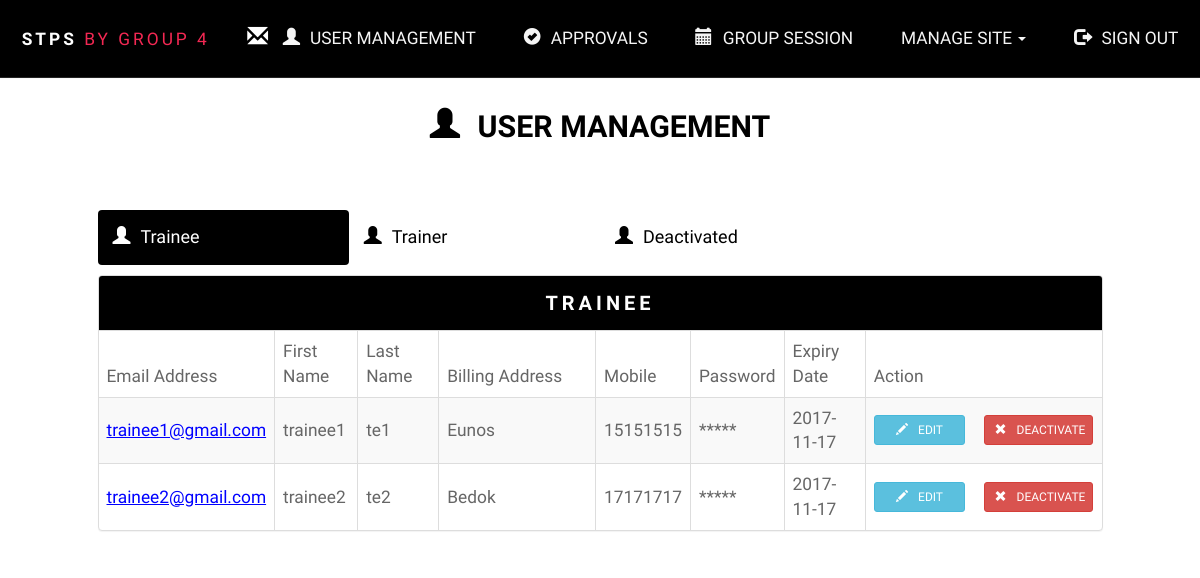
The app's page /administrator/user-management.php, older data.
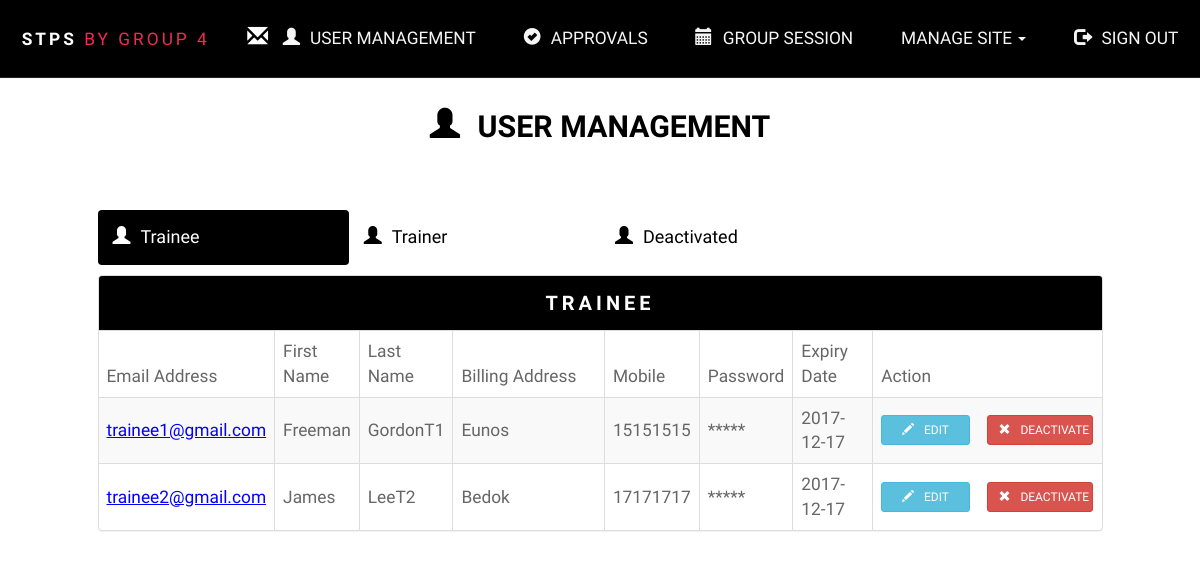
The same page, newer data.
### tables this page shows
CREATE TABLE IF NOT EXISTS `users` (
  `email` varchar(255) NOT NULL,
  `firstName` varchar(35) NOT NULL,
  `lastName` varchar(35) NOT NULL,
  `phoneNumber` int(8) NOT NULL,
  `profilePicture` varchar(255) NOT NULL,
  `role` varchar(10) NOT NULL,
  `password` varchar(50) NOT NULL,
  `status` int(1) NOT NULL,
  `address` varchar(255) NOT NULL,
  `subscription` int(2) NOT NULL,
  `registerDate` date NOT NULL,
  `expiryDate` date NOT NULL,
  `featuredStatus` int(1) NOT NULL,
  `profileBio` varchar(255) NOT NULL,
  `bondTo` varchar(255) NOT NULL
);

### administrator/loadUserInfo.php (the view, shortened to what this page needs)
<?php
function getTrainee() {
    require('../database/dbconfig.php');
    $sql = "SELECT * FROM users WHERE role = 'trainee' and status = 1";
    $req = $conn->prepare($sql);
    $req->execute();
    $rows = $req->fetchAll();
    if (!empty($rows)) {
        foreach ($rows as $row):
            $role = "trainee";
            $email = $row['email'];
            $firstName = $row['firstName'];
            $lastName = $row['lastName'];
            $address = $row['address'];
            $mobile = $row['phoneNumber'];
            $password = $row['password'];
            $expiryDate = $row['expiryDate'];
            $registerDate=$row['registerDate'];
            $profileBio=$row['profileBio'];
            $profilePicture = $row['profilePicture'];
            echo "<tr>";
            echo "<td class=\"col-md-2\">"
            . "<a data-toggle=\"modal\" data-target=\"#viewUserModal\" onclick=\"setViewInfo('$email','$firstName', '$lastName', '$address', '$mobile','$registerDate','$profileBio','$profilePicture', '$role')\" style=\"color:blue;\"><U>$email</U></a>"
            . "</td>";
            echo "<td class=\"col-md-1\">$firstName</td>";
            echo "<td class=\"col-md-1\">$lastName</td>";
            echo "<td class=\"col-md-2\">$address</td>";
            echo "<td class=\"col-md-1\">$mobile</td>";
            echo "<td class=\"col-md-1\">*****</td>";
            echo "<td class=\"col-md-1\">$expiryDate</td>";
            echo "<td class=\"col-md-3 padding-l15-r15\" >";
            echo "<a data-toggle=\"modal\" data-target=\"#editUserModal\" onclick=\"setEditInfo('$email','$firstName', '$lastName', '$address', '$mobile', '$password')\" class=\"btn btn-info btn-sm col-md-5\"><span class=\"glyphicon glyphicon-pencil icon-space\"></span>EDIT</a>";
            echo "<a data-toggle=\"modal\" data-target=\"#deactivateUserModal\" onclick=\"setDeactivateInfo('$email')\" class=\"btn btn-danger btn-sm col-md-offset-1 col-md-6\"><span class=\"glyphicon glyphicon-remove icon-space\"></span>DEACTIVATE</a>";
            echo "</td></tr>";
        endforeach;
    }
    else {
        echo "<tr><td colspan = \"12\" style=\"text-align:center;\">";
        echo "No trainee record found";
        echo "</td></tr>";
    }
}

Row changes from the older to the newer data that the page shows:
changed users "trainee1@gmail.com": firstName "trainee1" → "Freeman"; lastName "te1" → "GordonT1"; expiryDate "2017-11-17" → "2017-12-17"
changed users "trainee2@gmail.com": firstName "trainee2" → "James"; lastName "te2" → "LeeT2"; expiryDate "2017-11-17" → "2017-12-17"
